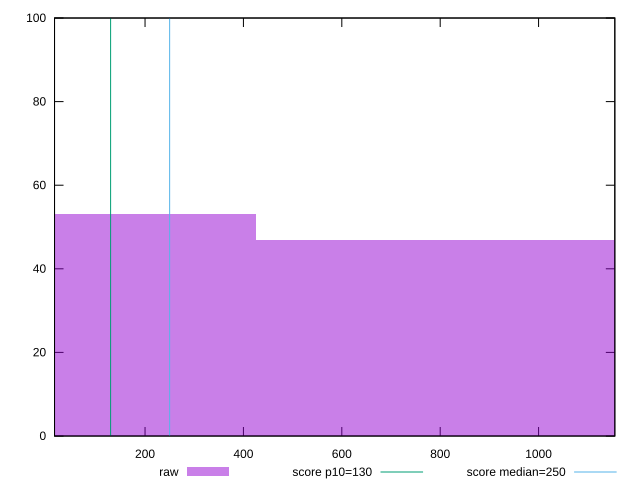

This figure's gnuplot source:
reset

$raw <<EOF
849.2377578663945 47
0 53
EOF

set key outside below
set boxwidth 849.2377578663945
set xrange [16:1155]
set yrange [0:100]
set trange [0:100]
set style fill transparent solid 0.5 noborder

set parametric
set terminal svg size 640, 490 enhanced background rgb 'white'
set output "reports/report_00027_2021-02-24T12-40-31.850Z/max-potential-fid/samples/agenda/raw/histogram.svg"

plot $raw title "raw" with boxes, \
     130,t title "score p10=130", \
     250,t title "score median=250"

reset
